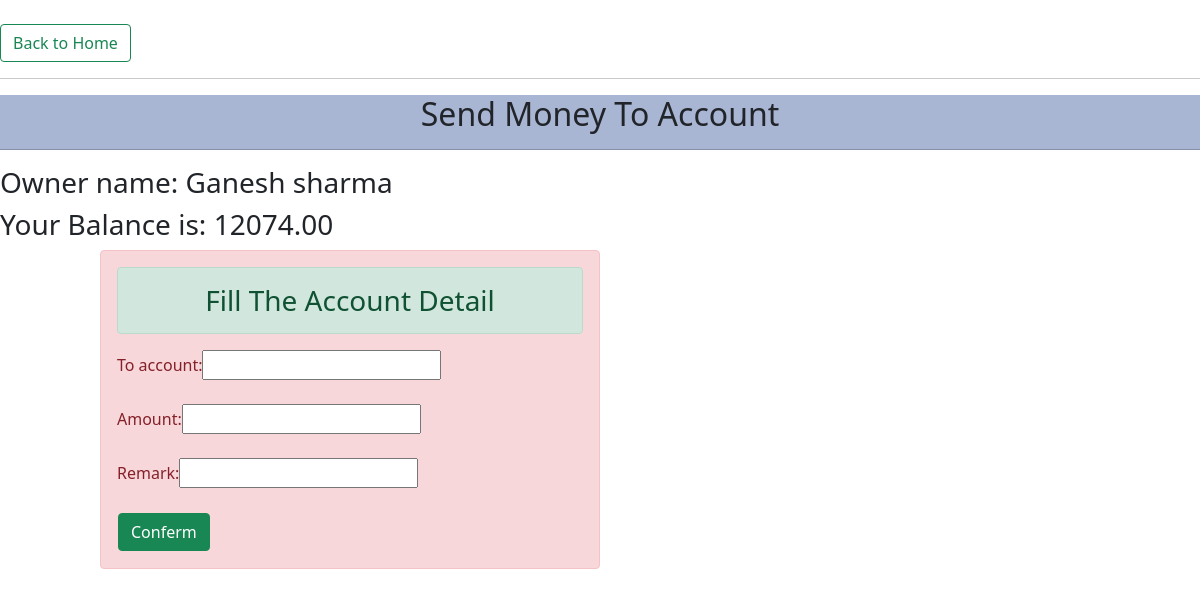
The app's page /account/send_money/ (signed in), older data.
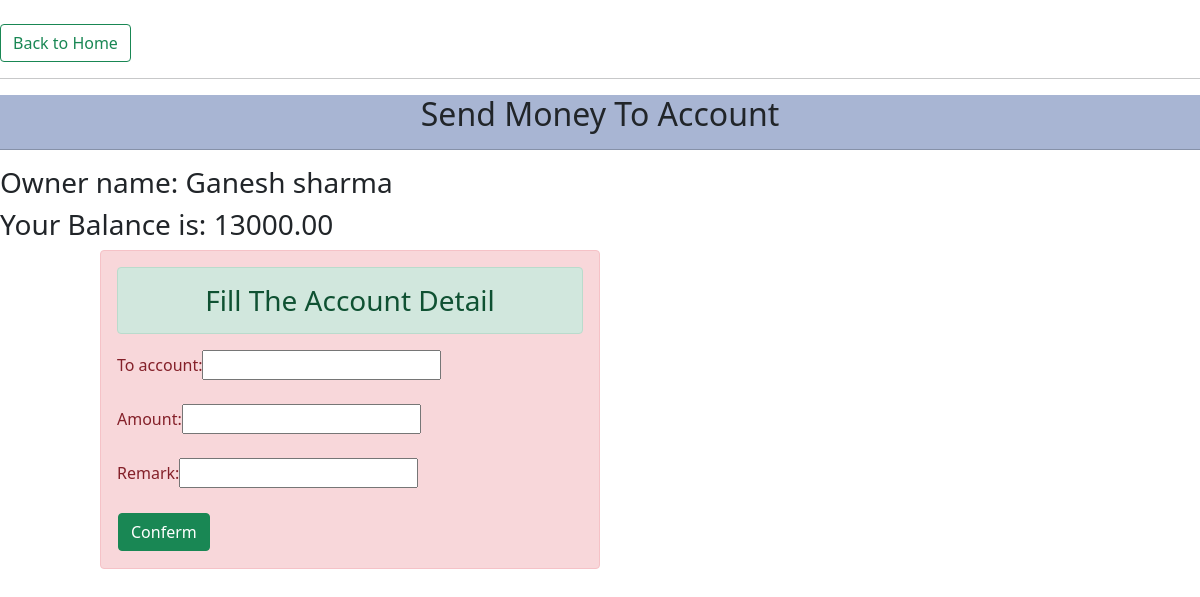
The same page, newer data.
### accountapp/models.py (models this page shows, shortened)
class UserBankAccount(models.Model):
    user = models.ForeignKey(User_Model, related_name='account', on_delete=models.CASCADE)
    account_type = models.CharField(max_length=1, choices=ACCOUNT_TYPE)
    account_no = models.PositiveIntegerField(unique=True, default=random_string())
    initial_balance = models.DecimalField(default=0, max_digits=12, decimal_places=2)
    date_of_opening = models.DateField(auto_now_add=True, null=True)
    contact = models.PositiveIntegerField(null=True, validators=[MaxValueValidator(9999999999), MinValueValidator(999)])
    gender = models.CharField(max_length=1, choices=GENDER_CHOICE)
    birth_date = models.DateField(null=True, blank=True)
    address = models.CharField(max_length=50, blank=True)

### accountapp/views.py (the view)
# urls.py: path('send_money/', views.send_money, name="send_money"),
def send_money(request):
    if request.method == 'POST':
        form = MoneyTransferForm(request.POST)
        if form.is_valid():
            sender = UserBankAccount.objects.get(user__email=request.session['email'])
            if sender.initial_balance > decimal.Decimal(request.POST.get('amount')):
                sender.initial_balance -= decimal.Decimal(request.POST.get('amount'))
                new_key = form.save()
                add_value = MoneyTransfer.objects.get(id=new_key.pk)
                add_value.from_account = sender.account_no
                add_value.owner = sender.user
                add_value.opening_balance = decimal.Decimal(sender.initial_balance)
                receiver = UserBankAccount.objects.get(account_no=request.POST.get('to_account'))
                receiver.initial_balance += decimal.Decimal(request.POST.get('amount'))
                sender.save()
                receiver.save()
                add_value.save()
                print(add_value.opening_balance)
                return redirect("homepage")
            else:
                message = "Insufficient Balance!"
                return render(request, "accountapp/transfer_money.html", {"message": message})
        else:
            messages.info(request, "Invalid Info please try again")
            return redirect("homepage")
    else:
        mail_id = request.session['email']
        user_id = User_Model.objects.get(email=mail_id)
        form = MoneyTransferForm()
        user_balance = UserBankAccount.objects.filter(user=user_id)
        for b in user_balance:
            print(b.initial_balance)
        content = {
            'form': form,
            'user_name': user_id.name,
            'balance': b.initial_balance
        }
        return render(request, "accountapp/transfer_money.html", content)

### accountapp/forms.py
class MoneyTransferForm(forms.ModelForm):
    class Meta:
        model = MoneyTransfer
        fields = ['to_account', 'amount', 'remark']

### templates/accountapp/transfer_money.html (shortened to what this page needs)
{% extends "base.html" %}
{% block body %}
    <br>
    <a href="{% url 'homepage' %}"  class="btn btn-outline-success" type="submit">Back to Home</a><hr>
    <div class=" text-center" style="border: rgb(122, 115, 161); background-color: rgb(168, 181, 211); ">
    <h2  >Send Money To Account</h2> <hr></div>
        <h3>Owner name: {{user_name}}</h3>
    <h3>Your Balance is: {{ balance }}</h3>
{% if message %}
    <h2 style="color: rgb(167, 20, 27);" >{{ message }}</h2>
    {% else %}
        <div class="container-fluid">
    <div class="row">
        <div class="col-sm-5  offset-1 alert alert-danger" >
            <h3 class="text-center alert alert-success" >Fill The Account Detail  </h3>
            <form action="{% url 'send_money'%}" method="POST">
            <table>
            {% for form in form %}
            {{form.label_tag}} {{form}} <br> <br>
            {% endfor %}
            <tr>
                <td><input class="btn btn-success" type="submit" name="submit" value="Conferm"/></td>
            </tr>
            </table>
            </form>
        </div>
    </div>
</div>
    {% endif %}
{% endblock %}

Row changes from the older to the newer data that the page shows:
changed UserBankAccount: initial_balance "12074.00" → "13000.00"
